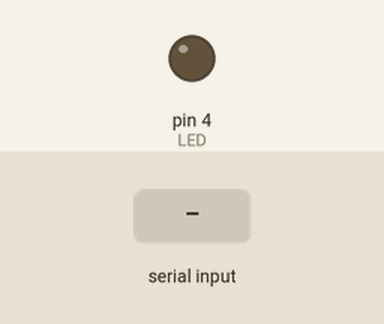
The sketch below on a simulated Arduino Uno, built with avr-gcc and run on an emulated ATmega328P. On the bench: output pins drawn as LEDs (lit = HIGH). Inputs (shaded band) come from the test bench.

Above: at 1.2 s.
1.3 s: byte 30 received over Serial
At 1.7 s:
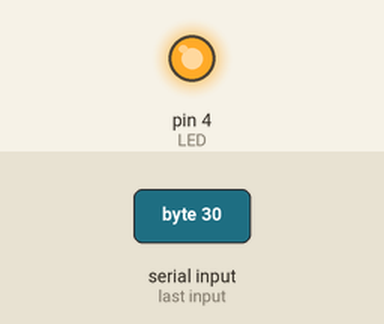
Timing chart, 0 to 4.3 s (numbered marks = the images above; inputs shaded):
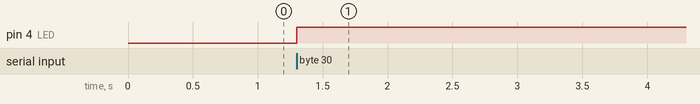

Measured:
- after the input at 1.3 s, pin 4 (LED): LOW → HIGH at once

The sketch:

arduino_SS5.ino
```cpp
const int LED = 4; // LED 1 pin
byte val; // store byte received from serial port

void setup()
{
  pinMode(LED, OUTPUT); // set pin as output
  Serial.begin(9600); // Start serial communication at 9600 bps
}

void loop()
{
  if (Serial.available()) // If data is available to read
  {
    val = Serial.read(); // read it and store it in val
  }

  digitalWrite(LED, val);
}
```
